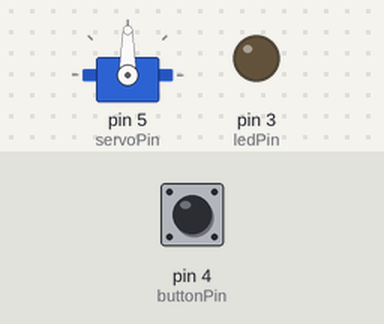
The sketch below on a simulated Arduino Uno, built with avr-gcc and run on an emulated ATmega328P. Parts: servo, output pins drawn as LEDs (lit = HIGH). The inputs (shaded band) are chosen by the test bench; at power-on: pin 4 (buttonPin) HIGH.

Above: at 1.2 s.
1.3 s: pin 4 (buttonPin) pulled LOW for 0.15 s
At 4.0 s:
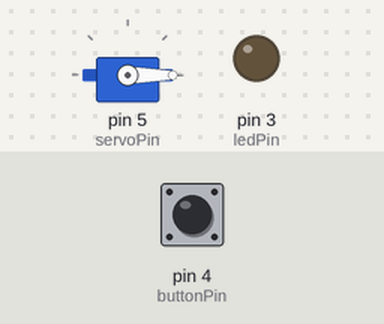
4.3 s: pin 4 (buttonPin) pulled LOW for 1 s
At 4.46 s:
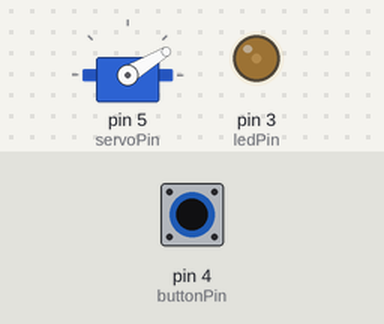
7.3 s: pin 4 (buttonPin) pulled LOW for 3.2 s
At 7.76 s:
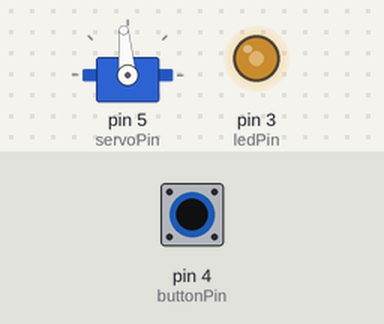
12.0 s: pin 4 (buttonPin) driven LOW
At 12.77 s:
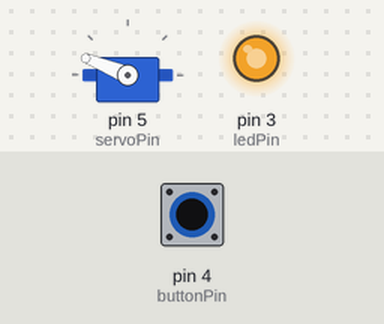
15.0 s: pin 4 (buttonPin) driven HIGH
At 15.2 s:
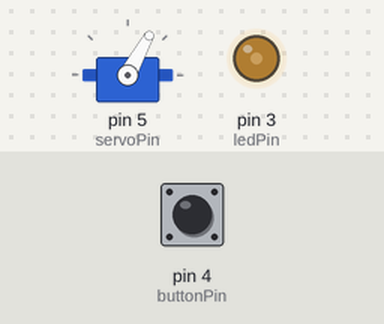
Timing chart, 0 to 17.9 s (numbered marks = the images above; inputs shaded):
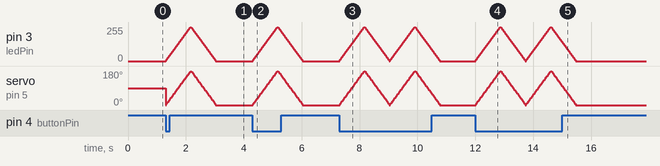

Measured:
- after the input at 1.3 s, pin 3 (ledPin): rises from 0/255 to 255/255 in 0.85 s, then falls to 0/255 in 0.87 s
- after the input at 4.3 s, pin 3 (ledPin): rises from 0/255 to 255/255 in 0.85 s, then falls to 0/255 in 0.87 s; servo on pin 5 (servoPin): rises from 0° to 180° in 0.85 s, then falls to 0° in 0.87 s
- after the input at 15.0 s, pin 3 (ledPin): goes on until 15.5 s, then stays 0/255; servo on pin 5 (servoPin): goes on until 15.5 s, then stays 0°

The sketch:

Servo_Led_PWM_1.ino
```cpp
#include <Servo.h>

const int ledPin = 3;
const int buttonPin = 4;
const int servoPin = 5;

Servo myservo;

void setup() {
  pinMode(ledPin, OUTPUT);
  pinMode(buttonPin, INPUT_PULLUP);
  myservo.attach(servoPin);  // Servo pinini bağla
}

void loop() {
  if (digitalRead(buttonPin) == LOW) {
    // LED fade in + servo ileri
    for (int i = 0; i <= 255; i += 3) {
      analogWrite(ledPin, i);
      int angle = map(i, 0, 255, 0, 180); // LED parlaklığına göre açı belirle
      myservo.write(angle);
      delay(10);
    }

    // LED fade out + servo geri
    for (int i = 255; i >= 0; i -= 3) {
      analogWrite(ledPin, i);
      int angle = map(i, 0, 255, 0, 180);
      myservo.write(angle);
      delay(10);
    }
  }
}
```
